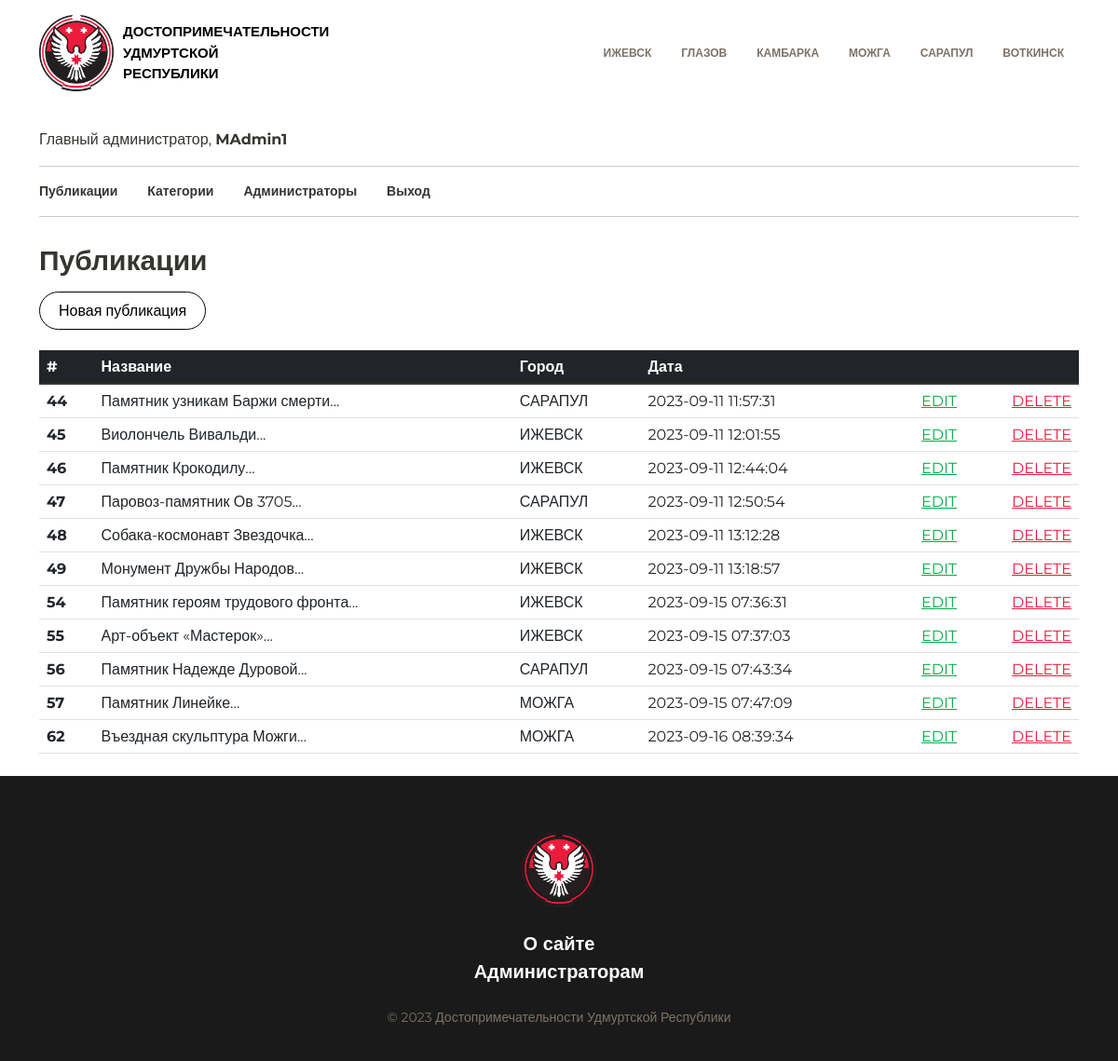
The page /admin_posts.php (signed in) on the database its author committed.
### tables this page shows
CREATE TABLE `cities` (
  `id_city` int NOT NULL,
  `name_city` varchar(255) NOT NULL
);

CREATE TABLE `roles` (
  `id_role` int NOT NULL,
  `title_role` varchar(255) NOT NULL
);

CREATE TABLE `posts` (
  `id_post` int NOT NULL,
  `id_topic` int NOT NULL,
  `title` varchar(255) NOT NULL,
  `img` varchar(255) NOT NULL,
  `description` text NOT NULL,
  `date` timestamp NOT NULL DEFAULT CURRENT_TIMESTAMP,
  `id_city` int NOT NULL
);

### app/database/db.php (called while the page is built, shortened)
<?php
require 'connect.php';
function dbCheckError($query)
{
    $errInfo = $query->errorInfo();
    return true;
}
function selectAll($table, $params = [])
{
    global $pdo;
    $sql = "SELECT * FROM $table";
    $query = $pdo->prepare($sql);
    $query->execute();
    return $query->fetchAll();
}
function selectAllFromPostsWithTopics($table1, $table2, $id1, $id2)
{
    global $pdo;
    $sql = "SELECT * FROM $table1 AS t1 JOIN $table2 AS t2 ON t1.$id1 = t2.$id2";
    $query = $pdo->prepare($sql);
    $query->execute();
    return $query->fetchAll();
}
function sortOld($table, $param)
{
    global $pdo;
    $sql = "SELECT * FROM `cities` ORDER BY $param ASC";
    $query = $pdo->prepare($sql);
    $query->execute();
    return $query->fetchAll();
}
function selectRole($table1, $table2, $id){
    global $pdo;
    $sql = "SELECT p.*, u.title_role FROM $table1 AS p JOIN $table2 AS u ON p.id_role = u.id_role WHERE p.id_role=$id";
    $query = $pdo->prepare($sql);
    $query->execute();
    return $query->fetch();
}

### admin_posts.php (the view, shortened to what this page needs)
<?php
    $postsTopic=selectAllFromPostsWithTopics('posts', 'cities', 'id_city','id_city');
?>
<html lang="ru">
<head>
    <link rel="stylesheet" href="assets/style/bootstrap.min.css">
    <link rel="stylesheet" href="assets/style/style.css">
    <link rel="stylesheet" href="assets/style/media.css">
</head>
<body>
<div class="wrap">
        <div class="container">
            <?php include("app/include/header.php"); ?>
        </div>
        <main>
            <div class="container my-4">
            <?php include("app/include/admin_menu.php"); ?>
                <div class="posts_block my-4">
                    <p class="txt30 bl publ_txt">Публикации</p>
                    <a class="btn_log btn_add" href="add_post.php">Новая публикация</a>
                    <div class="scroll">
                        <table class="table ">
                            <thead class="table-dark">
                            <tr>
                                <th scope="col">#</th>
                                <th scope="col">Название</th>
                                <th scope="col">Город</th>
                                <th scope="col">Дата</th>
                                <th scope="col"></th>
                                <th scope="col"></th>
                            </tr>
                            </thead>
                            <tbody class="table-group-divider">
                            <?php foreach ($postsTopic as $key => $post): ?>
                                <tr>
                                    <th scope="row"><?= $post['id_post']; ?></th>
                                    <td><?= mb_substr($post['title'], 0, 60, 'UTF-8').'...'; ?></td>
                                    <td><?= $post['name_city']; ?></td>
                                    <td><?= $post['date']; ?></td>
                                    <td><a href="edit_post.php?id_post=<?= $post['id_post'];?>" class="edit_a">Edit</a></td>
                                    <td><a href="edit_post.php?del_id_post=<?= $post['id_post'];?>" onclick="delModalPost()" class="del_a">Delete</a></td>
                                </tr>
                            <?php endforeach; ?>
                            </tbody>
                        </table>
                    </div>
                </div>
            </div>
        </main>
        <?php include("app/include/footer.php"); ?>
    </div>
</body>
</html>

### app/include/header.php (shortened to what this page needs)
<?php
$cities = selectAll('cities');
$cities = sortOld('cities', 'id_city');
?>
<header class="my-3 open">
    <a href="<?=BASE_URL . '?id_city=1' ?>" class="logo">
        <img src="assets/img/logo.png" class="logo_img">
        <p>ДОСТОПРИМЕЧАТЕЛЬНОСТИ УДМУРТСКОЙ РЕСПУБЛИКИ</p>
    </a>
    <nav id="nav" class="nav_list">
        <ul class="nav">
            <?php foreach ($cities as $key => $city): ?>
                <li class="nav-item">
                    <a class="nav-link" href="<?= BASE_URL . '?id_city=' . $city['id_city']; ?>"><?= $city['name_city']; ?></a>
                </li>
            <?php endforeach; ?><br>
        </ul>
    </nav>
</header>

### app/include/admin_menu.php (shortened to what this page needs)
<?php
$role= selectRole('users', 'roles', $_SESSION['id_role']);
?>
<div class="admin_menu_block">
<p><?= $role['title_role'].", "?> <b><?= $_SESSION['login'] ?> </b></p>
    <hr>
    <nav id="nav" class="nav_list">
        <ul class="admin_nav">
            <li class="nav-item">
                <a class="nav-link" href="admin_posts.php">Публикации</a>
            </li>
            <li class="nav-item">
                <a class="nav-link" href="admin_topics.php">Категории</a>
            </li>
            <?php if ($_SESSION['id_role']): ?>
                <li class="nav-item">
                    <a class="nav-link" href="admin_users.php">Администраторы</a>
                </li>
            <?php endif; ?>
            <li class="nav-item">
                <a class="nav-link" href="<?php echo BASE_URL."logout.php" ?> ">Выход</a>
            </li>
        </ul>
    </nav>
    <hr>
</div>

### assets/style/style.css (style rules this page uses)
html,body { font-family: 'Montserrat', sans-serif; color:#363532; height:100%; }
.wrap { min-height:100%; display: flex; flex-direction: column; }
main { flex:1 1 auto; }
a,.card_link { text-decoration: none; color: #363532; }
.txt30 { font-size: 30px; font-weight: 700; }
.r { color:#EC1A3B; }
header { display: flex; justify-content: space-between; align-items: center; }
.logo { font-size: 15px; display: flex; align-items: center; }
.logo_img { width: 80px; }
.logo p { width: 100px; color:black; margin-left: 10px; margin-bottom: 0; font-weight: 700; }
.nav-link { color: #7E7266; font-size: 12px; font-weight: 700; }
.btn_log { border:1px solid black; outline:none; margin-bottom:20px; width: 400px; padding:10px 0px; border-radius: 50px; }
.admin_nav { list-style: none; display: flex; padding-left:0; }
.admin_nav li a { padding-left:0; padding-right:32px; color: #363532; font-size: 14px; }
.publ_txt { margin-bottom:20px; }
.btn_add { color:black; padding: 10px 20px; }
.scroll { max-width: 1296px; margin-top:30px; }
.table { width:100%; }
.table-dark { background-color: #1a1a1a; }
.edit_a { text-decoration: underline; color:#01AC45; text-transform: uppercase; float:right; }
.del_a { text-decoration: underline; color:#EC1A3B; text-transform: uppercase; float:right; }

### rows shown on the page
cities: name_city "ИЖЕВСК"
cities: name_city "ГЛАЗОВ"
cities: name_city "КАМБАРКА"
cities: name_city "МОЖГА"
cities: name_city "САРАПУЛ"
cities: name_city "ВОТКИНСК"
roles: title_role "Главный администратор"
posts: id_post "44", title "Памятник узникам Баржи смерти", id_city.name_city "САРАПУЛ", date "2023-09-11 11:57:31"
posts: id_post "45", title "Виолончель Вивальди", id_city.name_city "ИЖЕВСК", date "2023-09-11 12:01:55"
posts: id_post "46", title "Памятник Крокодилу", id_city.name_city "ИЖЕВСК", date "2023-09-11 12:44:04"
posts: id_post "47", title "Паровоз-памятник Ов 3705", id_city.name_city "САРАПУЛ", date "2023-09-11 12:50:54"
posts: id_post "48", title "Собака-космонавт Звездочка", id_city.name_city "ИЖЕВСК", date "2023-09-11 13:12:28"
posts: id_post "49", title "Монумент Дружбы Народов", id_city.name_city "ИЖЕВСК", date "2023-09-11 13:18:57"
posts: id_post "54", title "Памятник героям трудового фронта", id_city.name_city "ИЖЕВСК", date "2023-09-15 07:36:31"
posts: id_post "55", title "Арт-объект «Мастерок»", id_city.name_city "ИЖЕВСК", date "2023-09-15 07:37:03"
posts: id_post "56", title "Памятник Надежде Дуровой", id_city.name_city "САРАПУЛ", date "2023-09-15 07:43:34"
posts: id_post "57", title "Памятник Линейке", id_city.name_city "МОЖГА", date "2023-09-15 07:47:09"
posts: id_post "62", title "Въездная скульптура Можги", id_city.name_city "МОЖГА", date "2023-09-16 08:39:34"

### other values the page prints
$_SESSION['login'] "MAdmin1"
